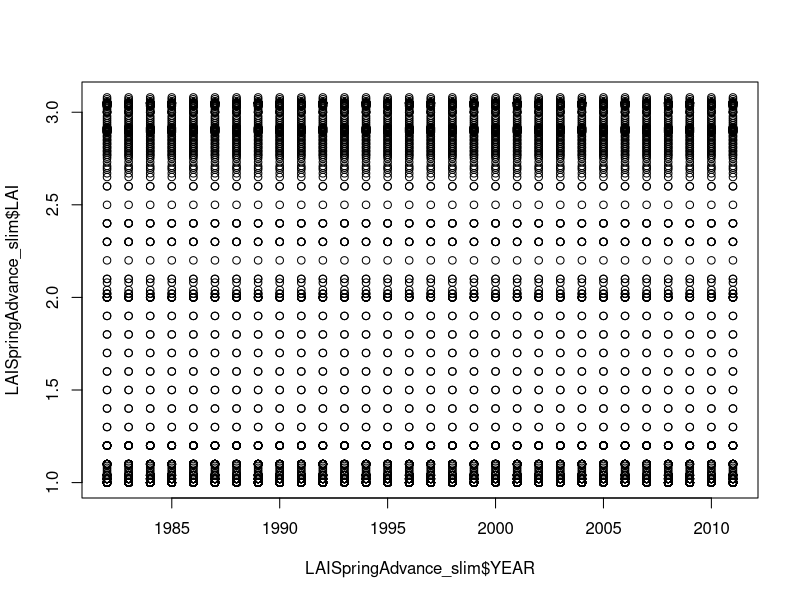
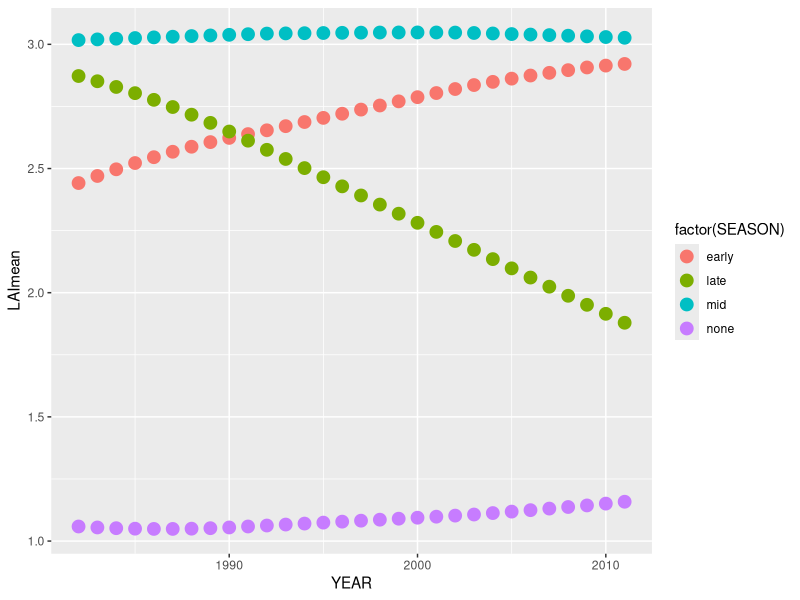
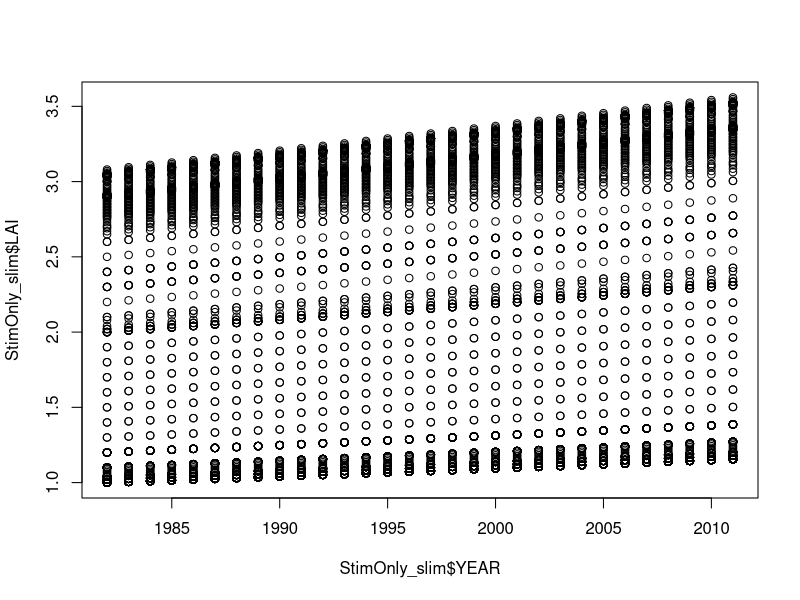
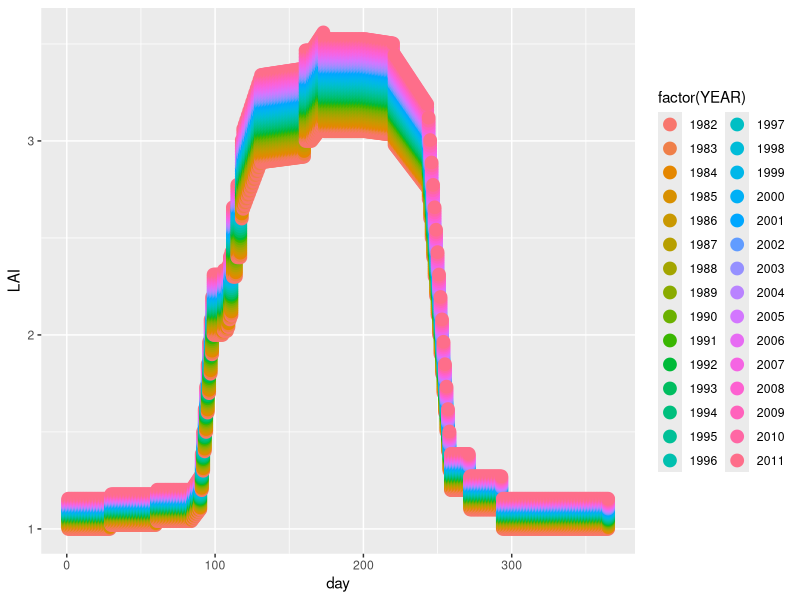
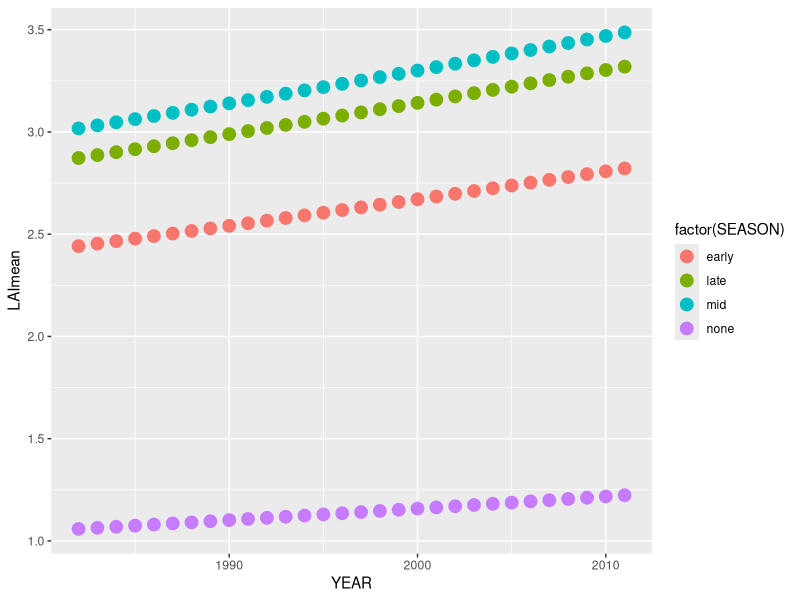

The R source for these figures, in order:
library(tidyr)
library(dplyr)
library(ggplot2)

LAI_SpringAdvancewide=read.csv(file="data/SpringAdvanceOnly.csv",header = TRUE)

LAISpringAdvance_slim <-
  pivot_longer(data= LAI_SpringAdvancewide,
               cols = starts_with("LAI"),
               names_to = "YEARind",
               values_to = "LAI"
  )

LAISpringAdvance_slim$YEAR= as.numeric(substr(LAISpringAdvance_slim$YEARind, start = 4, stop = 7))
LAISpringAdvance_slim$SEASON="none"
LAISpringAdvance_slim$SEASON[LAISpringAdvance_slim$day>90]="early"
LAISpringAdvance_slim$SEASON[LAISpringAdvance_slim$day>150]="mid"
LAISpringAdvance_slim$SEASON[LAISpringAdvance_slim$day>200]="late"
LAISpringAdvance_slim$SEASON[LAISpringAdvance_slim$day>250]="none"

plot(LAISpringAdvance_slim$YEAR,LAISpringAdvance_slim$LAI)

library(dplyr)

TrendLAI = LAISpringAdvance_slim %>%
  group_by(YEAR,SEASON) %>%
  summarise_at(vars(LAI), list(LAImean = mean))

library(ggplot2)

p <- ggplot(TrendLAI, aes(YEAR, LAImean))
# A basic scatter plot
p + geom_point(aes(colour = factor(SEASON)), size = 4)


# GROWTH STIMULATION ONLY 

StimOnlywide=read.csv(file="data/GrowthStimOnly.csv",header = TRUE)

StimOnly_slim <-
  pivot_longer(data= StimOnlywide,
               cols = starts_with("LAI"),
               names_to = "YEARind",
               values_to = "LAI"
  )

StimOnly_slim$YEAR= as.numeric(substr(StimOnly_slim$YEARind, start = 4, stop = 7))
StimOnly_slim$SEASON="none"
StimOnly_slim$SEASON[StimOnly_slim$day>90]="early"
StimOnly_slim$SEASON[StimOnly_slim$day>150]="mid"
StimOnly_slim$SEASON[StimOnly_slim$day>200]="late"
StimOnly_slim$SEASON[StimOnly_slim$day>250]="none"

plot(StimOnly_slim$YEAR,StimOnly_slim$LAI)

bs <- ggplot(StimOnly_slim, aes(day, LAI))
bs + geom_point(aes(colour = factor(YEAR)), size = 4)

TrendLAI = StimOnly_slim %>%
  group_by(YEAR,SEASON) %>%
  summarise_at(vars(LAI), list(LAImean = mean))


p <- ggplot(TrendLAI, aes(YEAR, LAImean))
# A basic scatter plot
p + geom_point(aes(colour = factor(SEASON)), size = 4)

